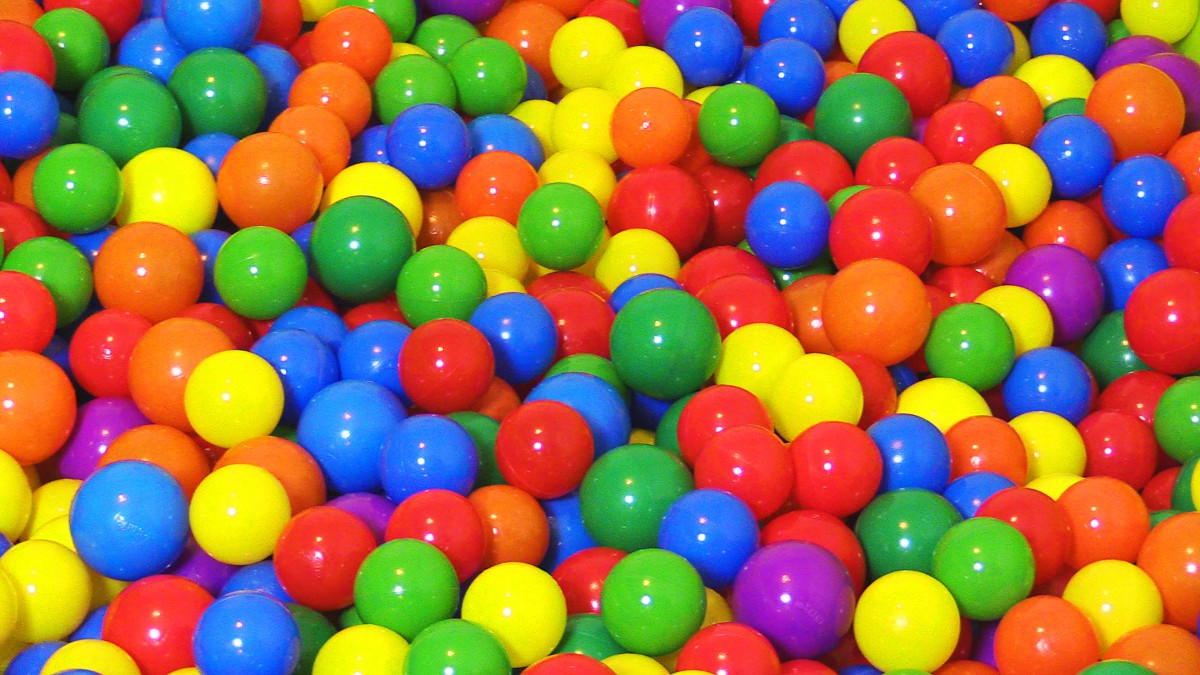
#> input picture vision processing/images/color_ball.jpg, 1200 x 675 px, given in place of the camera
$ python color_reference.py
#> lines starting #> are read from the running program, lines starting #| are printed output that depends on the picture; after the words box and inside, x2 and y2 are one past the last pixel; in counts of white or black regions, pixels touching at a corner belong together
import numpy as np
import cv2
import imutils

def imageProcess(frame, colorLower, colorUpper):

	#blurred = cv2.GaussianBlur(frame, (11, 11), 0)
	hsv = cv2.cvtColor(frame, cv2.COLOR_BGR2HSV)

	mask = cv2.inRange(hsv, colorLower, colorUpper)
	mask = cv2.erode(mask, None, iterations=2)
	mask = cv2.dilate(mask, None, iterations=2)
	return mask

#HSV

#Blue

color1Lower = (110, 50, 20)
color1Upper = (130, 180, 180)

#Red

#Not as good

color2Lower = (0, 50, 100)
color2Upper = (20, 255, 255)

#Green

color3Lower = (60, 50, 20)
color3Upper = (100, 255, 255)

#frame = cv2.imread('images/color_check2.jpg',1)


cap = cv2.VideoCapture(1)

cap.set(10,0)


while True:
    # Capture frame-by-frame
	ret, frame = cap.read()
#> frame is the input picture: shape (675, 1200, 3); mean B, G, R 71.1, 114.8, 153.5

	frame = imutils.resize(frame, width=600)
#> frame: shape (337, 600, 3)
	mask1 = imageProcess(frame, color1Lower, color1Upper)
#> in imageProcess, `hsv = cv2.cvtColor(frame, cv2.COLOR_BGR2HSV)`: hsv: shape (337, 600, 3); mean H, S, V 56.1, 212.8, 206
#> in imageProcess, `mask = cv2.inRange(hsv, colorLower, colorUpper)`:
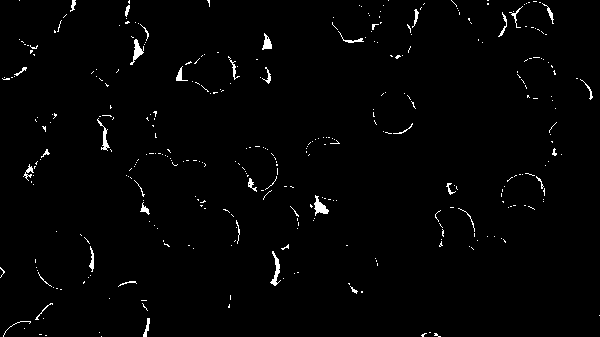
#> mask: shape (337, 600); 1.5% white in thin lines or dots
#> in imageProcess, `mask = cv2.erode(mask, None, iterations=2)`: mask: shape (337, 600); 0.03% white in thin lines or dots, all inside (x1, y1, x2, y2) = (136, 41, 326, 212)
#> in imageProcess, `mask = cv2.dilate(mask, None, iterations=2)`: mask: shape (337, 600); 0.14% white; 4 white regions, box (x1, y1, x2, y2) and area: (315, 202, 328, 214) 114, (134, 46, 142, 57) 74, (264, 39, 272, 49) 72, (177, 75, 182, 81) 30
	mask2 = imageProcess(frame, color2Lower, color2Upper)
#> call 2 of imageProcess, with colorLower = (0, 50, 100), colorUpper = (20, 255, 255)
#> in imageProcess (call 2), `mask = cv2.inRange(hsv, colorLower, colorUpper)`: mask: shape (337, 600); 34.1% white; 191 white regions (158 under 20 px), largest, box (x1, y1, x2, y2) and area: (300, 15, 555, 292) 22021, (465, 31, 600, 337) 13237, (37, 107, 190, 305) 8952
#> in imageProcess (call 2), `mask = cv2.erode(mask, None, iterations=2)`:
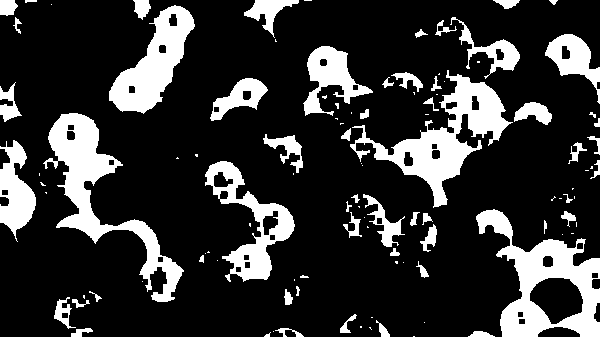
#> mask: shape (337, 600); 20.1% white; 107 white regions (51 under 20 px), largest, box (x1, y1, x2, y2) and area: (476, 209, 600, 337) 6288, (43, 113, 184, 302) 6126, (350, 70, 513, 208) 6107
#> in imageProcess (call 2), `mask = cv2.dilate(mask, None, iterations=2)`:
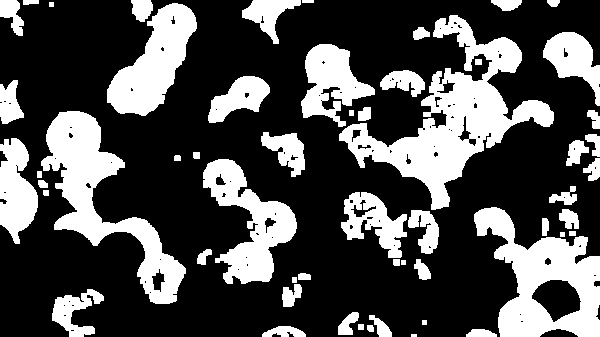
#> mask: shape (337, 600); 30.6% white; 56 white regions (1 under 20 px), largest, box (x1, y1, x2, y2) and area: (339, 15, 554, 210) 12251, (41, 111, 186, 304) 8390, (474, 207, 600, 337) 8110
	mask3 = imageProcess(frame, color3Lower, color3Upper)
#> call 3 of imageProcess, with colorLower = (60, 50, 20), colorUpper = (100, 255, 255)
#> in imageProcess (call 3), `mask = cv2.inRange(hsv, colorLower, colorUpper)`:
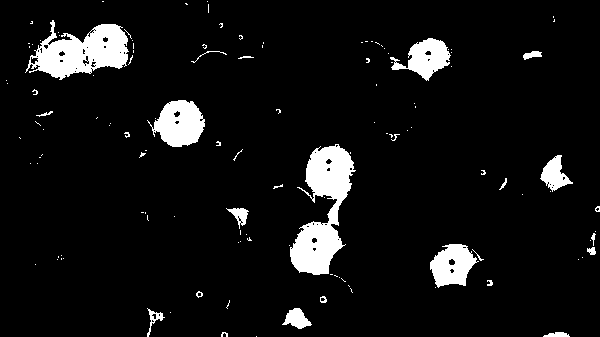
#> mask: shape (337, 600); 7.1% white; 125 white regions (101 under 20 px), largest, box (x1, y1, x2, y2) and area: (290, 144, 356, 275) 4253, (25, 20, 129, 80) 3395, (147, 100, 205, 147) 1758
#> in imageProcess (call 3), `mask = cv2.erode(mask, None, iterations=2)`:
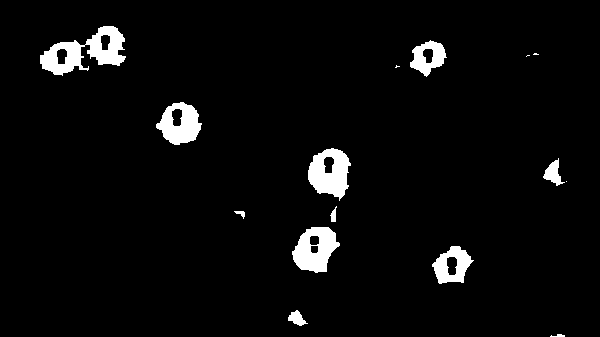
#> mask: shape (337, 600); 4.1% white; 15 white regions (4 under 20 px), largest, box (x1, y1, x2, y2) and area: (40, 26, 126, 76) 1987, (308, 148, 351, 201) 1455, (292, 227, 340, 273) 1397
#> in imageProcess (call 3), `mask = cv2.dilate(mask, None, iterations=2)`:
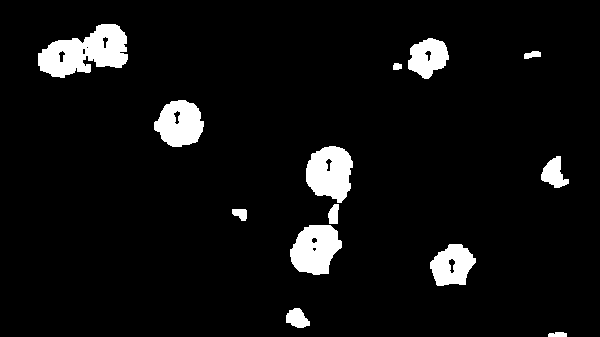
#> mask: shape (337, 600); 6.1% white; 13 white regions

	cnts = cv2.findContours(mask1.copy(), cv2.RETR_EXTERNAL, cv2.CHAIN_APPROX_SIMPLE)[-2]
#> cnts = 4 contours; box (x1, y1, x2, y2) and area: (315, 202, 328, 214) 94, (134, 46, 142, 57) 58, (264, 39, 272, 49) 56, (177, 75, 182, 81) 20
	center = None

	if len(cnts) > 0:

		c = max(cnts, key=cv2.contourArea)
#> c = contour of 16 points, box (x1, y1, x2, y2) (315, 202, 328, 214), area 94
		((x, y), radius) = cv2.minEnclosingCircle(c)
#> x = 321; y = 207.5; radius = 8.14
		M = cv2.moments(c)
#> M = moments, m00 94, centre m10/m00, m01/m00 = (320.5, 207.7)
		center = (int(M["m10"] / M["m00"]), int(M["m01"] / M["m00"]))
#> center = (320, 207)


		if radius > 2:

			cv2.circle(frame, (int(x), int(y)), int(radius), (255, 0, 0), 1)
			#cv2.imshow("Frame", frame)

			cv2.circle(frame, center, 2, (255, 255, 255), -1)
#> frame: shape (337, 600, 3); mean B, G, R 71.1, 114.8, 153.5


	cnts = cv2.findContours(mask2.copy(), cv2.RETR_EXTERNAL, cv2.CHAIN_APPROX_SIMPLE)[-2]
#> cnts = 56 contours, 5 with area under 20; largest, box (x1, y1, x2, y2) and area: (339, 15, 554, 210) 12126, (474, 207, 600, 337) 9168, (41, 111, 186, 304) 8230, (203, 159, 297, 284) 5034, (107, 3, 197, 116) 5005
	center = None

	if len(cnts) > 0:

		c = max(cnts, key=cv2.contourArea)
#> c = contour of 557 points, box (x1, y1, x2, y2) (339, 15, 554, 210), area 12126
		((x, y), radius) = cv2.minEnclosingCircle(c)
#> x = 445.5; y = 122.4; radius = 108
		M = cv2.moments(c)
#> M = moments, m00 12126, centre m10/m00, m01/m00 = (453.1, 117.7)
		center = (int(M["m10"] / M["m00"]), int(M["m01"] / M["m00"]))
#> center = (453, 117)


		if radius > 2:

			cv2.circle(frame, (int(x), int(y)), int(radius), (0, 0, 255), 1)
			#cv2.imshow("Frame", frame)

			cv2.circle(frame, center, 2, (255, 255, 255), -1)
#> frame: shape (337, 600, 3); mean B, G, R 70.8, 114.5, 153.9

	cnts = cv2.findContours(mask3.copy(), cv2.RETR_EXTERNAL, cv2.CHAIN_APPROX_SIMPLE)[-2]
#> cnts = 13 contours; largest, box (x1, y1, x2, y2) and area: (38, 24, 128, 78) 2873, (306, 146, 353, 203) 1915, (290, 225, 342, 275) 1834, (154, 100, 204, 147) 1660, (430, 244, 476, 286) 1302
	center = None

	if len(cnts) > 0:

		c = max(cnts, key=cv2.contourArea)
#> c = contour of 132 points, box (x1, y1, x2, y2) (38, 24, 128, 78), area 2873
		((x, y), radius) = cv2.minEnclosingCircle(c)
#> x = 82; y = 50.5; radius = 46.33
		M = cv2.moments(c)
#> M = moments, m00 2873, centre m10/m00, m01/m00 = (85.01, 51.81)
		center = (int(M["m10"] / M["m00"]), int(M["m01"] / M["m00"]))
#> center = (85, 51)


		if radius > 2:

			cv2.circle(frame, (int(x), int(y)), int(radius), (0, 255, 0), 1)
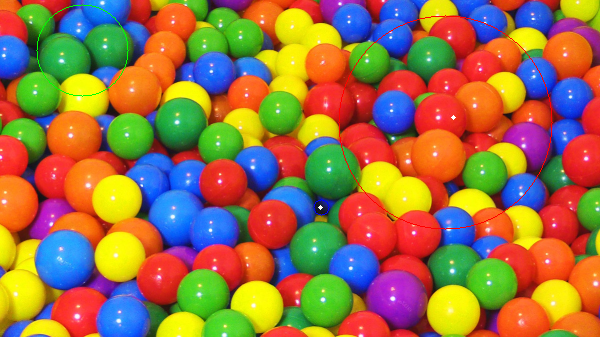
#> frame: shape (337, 600, 3); mean B, G, R 70.8, 114.7, 153.8
			#cv2.imshow("Frame", frame)

			cv2.circle(frame, center, 2, (255, 255, 255), -1)
#> frame: shape (337, 600, 3); 0.01% of pixels changed, all inside (x1, y1, x2, y2) = (83, 49, 88, 54)

	cv2.imshow("Frame", frame)

	if cv2.waitKey(1) & 0xFF == ord('q'):
#> (key q is pressed here)
		break


# When everything done, release the capture
cap.release()
cv2.destroyAllWindows()


"""

cv2.imshow('image',frame)
#cv2.imshow("Blue", mask1)
#cv2.imshow("red", mask2)
#cv2.imshow("green", mask3)
cv2.waitKey(0)
cv2.destroyAllWindows()

"""
